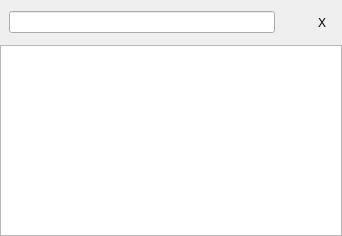
<?xml version="1.0" encoding="UTF-8"?>
<ui version="4.0">
 <class>Dialog</class>
 <widget class="QDialog" name="Dialog">
  <property name="geometry">
   <rect>
    <x>0</x>
    <y>0</y>
    <width>342</width>
    <height>236</height>
   </rect>
  </property>
  <property name="sizePolicy">
   <sizepolicy hsizetype="Preferred" vsizetype="Preferred">
    <horstretch>0</horstretch>
    <verstretch>0</verstretch>
   </sizepolicy>
  </property>
  <property name="minimumSize">
   <size>
    <width>300</width>
    <height>0</height>
   </size>
  </property>
  <property name="windowTitle">
   <string>Application launcher </string>
  </property>
  <property name="sizeGripEnabled">
   <bool>false</bool>
  </property>
  <layout class="QVBoxLayout" name="verticalLayout">
   <property name="spacing">
    <number>0</number>
   </property>
   <property name="margin">
    <number>0</number>
   </property>
   <item>
    <widget class="QFrame" name="panel">
     <property name="autoFillBackground">
      <bool>true</bool>
     </property>
     <property name="frameShape">
      <enum>QFrame::NoFrame</enum>
     </property>
     <property name="frameShadow">
      <enum>QFrame::Raised</enum>
     </property>
     <layout class="QHBoxLayout" name="horizontalLayout">
      <property name="spacing">
       <number>-1</number>
      </property>
      <property name="leftMargin">
       <number>0</number>
      </property>
      <property name="rightMargin">
       <number>0</number>
      </property>
      <item>
       <widget class="HorizSizeGrip" name="leftSizer" native="true">
        <property name="sizePolicy">
         <sizepolicy hsizetype="Fixed" vsizetype="Preferred">
          <horstretch>0</horstretch>
          <verstretch>0</verstretch>
         </sizepolicy>
        </property>
        <property name="minimumSize">
         <size>
          <width>3</width>
          <height>0</height>
         </size>
        </property>
        <property name="maximumSize">
         <size>
          <width>3</width>
          <height>16777215</height>
         </size>
        </property>
        <property name="cursor">
         <cursorShape>SizeHorCursor</cursorShape>
        </property>
       </widget>
      </item>
      <item>
       <widget class="QLineEdit" name="commandEd"/>
      </item>
      <item>
       <widget class="QToolButton" name="actionButton">
        <property name="text">
         <string/>
        </property>
        <property name="icon">
         <iconset theme="go-down"/>
        </property>
        <property name="popupMode">
         <enum>QToolButton::InstantPopup</enum>
        </property>
        <property name="autoRaise">
         <bool>true</bool>
        </property>
        <property name="arrowType">
         <enum>Qt::NoArrow</enum>
        </property>
       </widget>
      </item>
      <item>
       <widget class="QToolButton" name="closeButton">
        <property name="text">
         <string notr="true">X</string>
        </property>
        <property name="icon">
         <iconset theme="window-close"/>
        </property>
        <property name="autoRaise">
         <bool>true</bool>
        </property>
       </widget>
      </item>
      <item>
       <widget class="HorizSizeGrip" name="rightSizer" native="true">
        <property name="sizePolicy">
         <sizepolicy hsizetype="Fixed" vsizetype="Preferred">
          <horstretch>0</horstretch>
          <verstretch>0</verstretch>
         </sizepolicy>
        </property>
        <property name="minimumSize">
         <size>
          <width>3</width>
          <height>0</height>
         </size>
        </property>
        <property name="maximumSize">
         <size>
          <width>3</width>
          <height>16777215</height>
         </size>
        </property>
        <property name="cursor">
         <cursorShape>SizeHorCursor</cursorShape>
        </property>
        <property name="accessibleName">
         <string notr="true"/>
        </property>
        <property name="accessibleDescription">
         <string notr="true"/>
        </property>
       </widget>
      </item>
     </layout>
    </widget>
   </item>
   <item>
    <widget class="MyListView" name="commandList">
     <property name="horizontalScrollBarPolicy">
      <enum>Qt::ScrollBarAlwaysOff</enum>
     </property>
     <property name="sizeAdjustPolicy">
      <enum>QAbstractScrollArea::AdjustToContents</enum>
     </property>
     <property name="alternatingRowColors">
      <bool>true</bool>
     </property>
    </widget>
   </item>
  </layout>
 </widget>
 <layoutdefault spacing="6" margin="11"/>
 <customwidgets>
  <customwidget>
   <class>HorizSizeGrip</class>
   <extends>QWidget</extends>
   <header>widgets.h</header>
   <container>1</container>
  </customwidget>
  <customwidget>
   <class>MyListView</class>
   <extends>QListView</extends>
   <header>mylistview.h</header>
  </customwidget>
 </customwidgets>
 <tabstops>
  <tabstop>closeButton</tabstop>
 </tabstops>
 <resources/>
 <connections/>
</ui>
